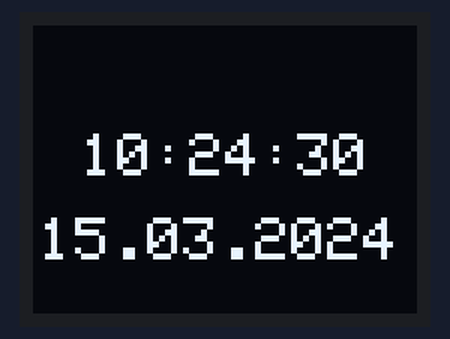
The sketch below on a simulated Arduino Uno, built with avr-gcc and run on an emulated ATmega328P. Parts: 64×48 one-colour display. The local clock reads 2024-03-15 10:24:30 at power-on unless the sketch sets it.

Above: at 0.1 s.
At 4.1 s:
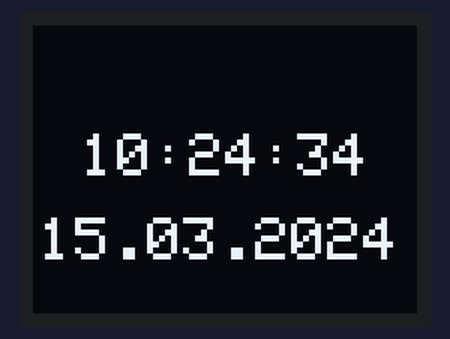
At 9.2 s:
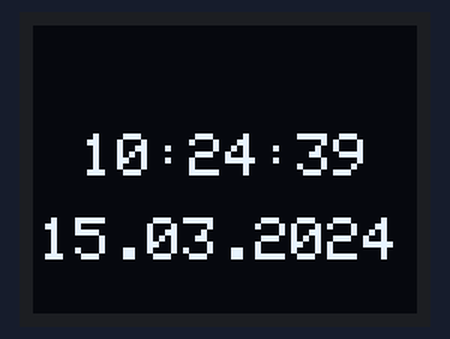
At 19.4 s:
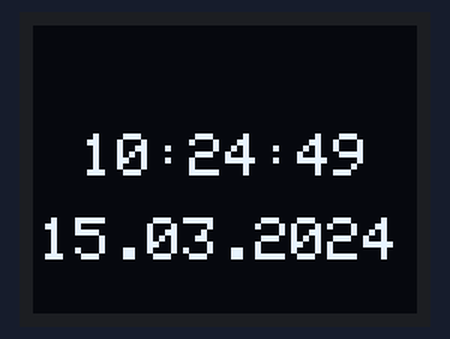
At 28.6 s:
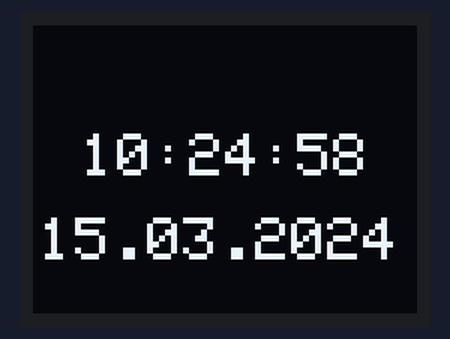
At 38.7 s:
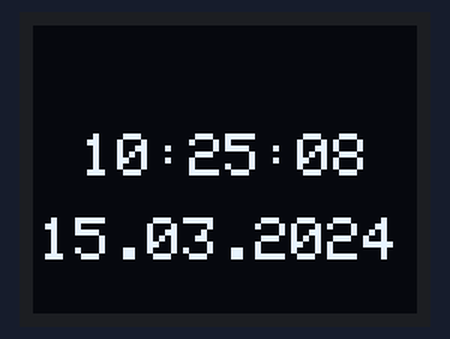

Measured:
- what the display in image 1 shows lasts 1.0 s, from 4.1 s to 5.1 s

The sketch:

microviewclock_withDS1302lib.ino
```cpp
/*************************************************************************
 * Simple digital clock, using MicroView
 * and DS1302 library (http://www.henningkarlsen.com/electronics/library.php?id=5)
 * Code is stored on https://codebender.cc/sketch:47681 and https://github.com/pavelsuk/MicroViewClock
 * See the project page for HW and SW instructions:
 * 	https://samepage.io/app/#!/8740458cffb7c86971911d5f12e1e2291de7f7b7/page-132750646494497742-microview-clock
 *
**************************************************************************/

#include <DS1302.h>
#include <Time.h>
#include <MicroView.h>

// Set your own pins with these defines !
#define DS1302_SCLK_PIN   3    // Arduino pin for the Serial Clock
#define DS1302_IO_PIN     5    // Arduino pin for the Data I/O
#define DS1302_CE_PIN     6    // Arduino pin for the Chip Enable

DS1302 rtc(DS1302_CE_PIN,DS1302_IO_PIN,DS1302_SCLK_PIN);

void setup()
{
	// MicroView setup:

    uView.begin();
    uView.clear(PAGE);      // clear the page buffer

// Remove the next define,
// after the right date and time are set.
// #define SET_DATE_TIME_JUST_ONCE
#ifdef SET_DATE_TIME_JUST_ONCE
	rtc.setDate(6,9,2014); // Set date to Sep 6, 2014
	rtc.setDOW(SATURDAY); // Set day of the week to Saturday
	rtc.setTime(16,41,00); // Set time to 16:41:00
#endif

}

void loop()
{

	uView.setCursor(8,18);
    uView.print(rtc.getTimeStr());

 	uView.setCursor(1,32);
    uView.print(rtc.getDateStr());

    uView.display();        // display current page buffer

  	delay( 1000);
}
```
